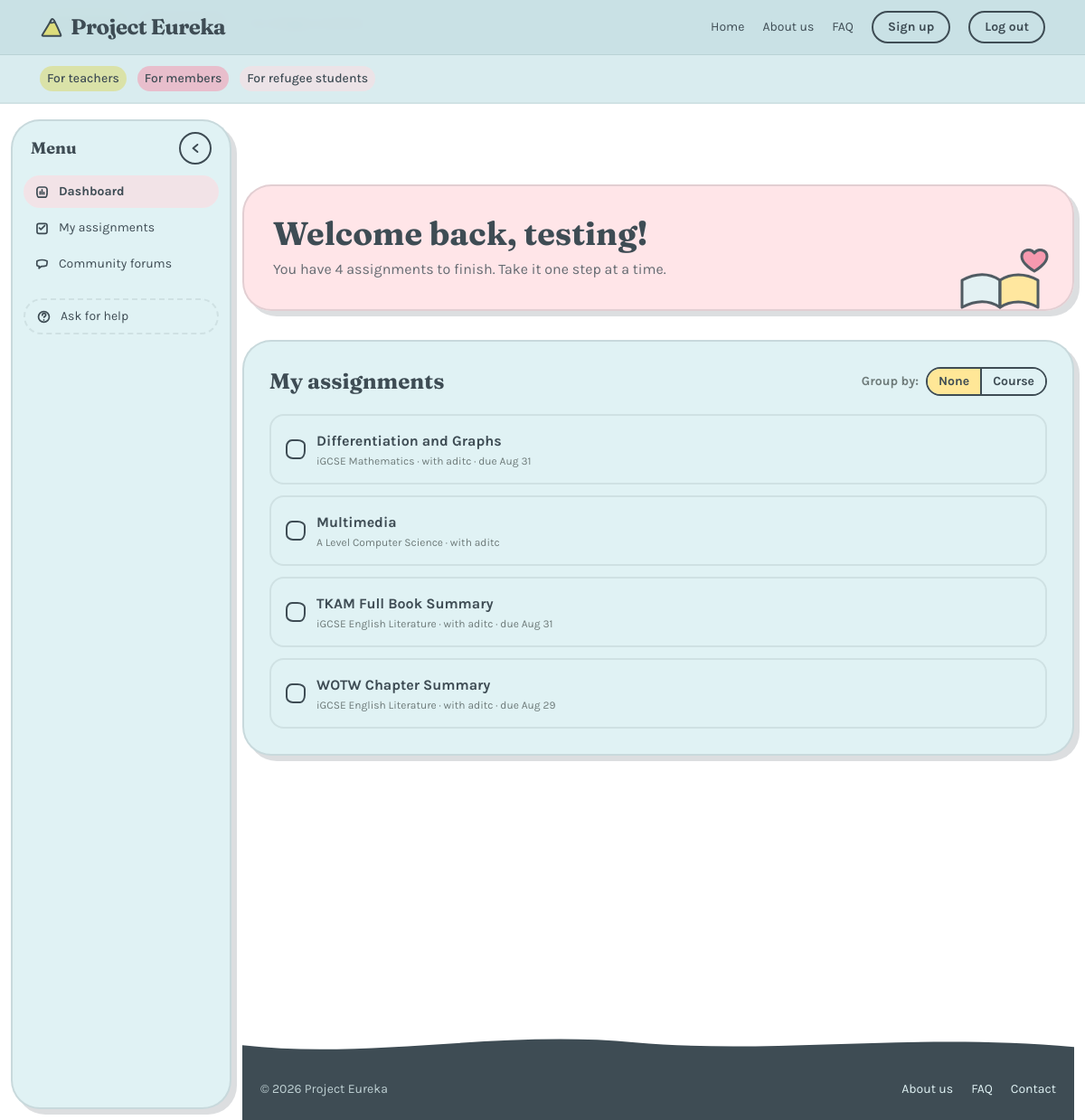
The page /refugees/dashboard/ (signed in) on the database as committed earlier.
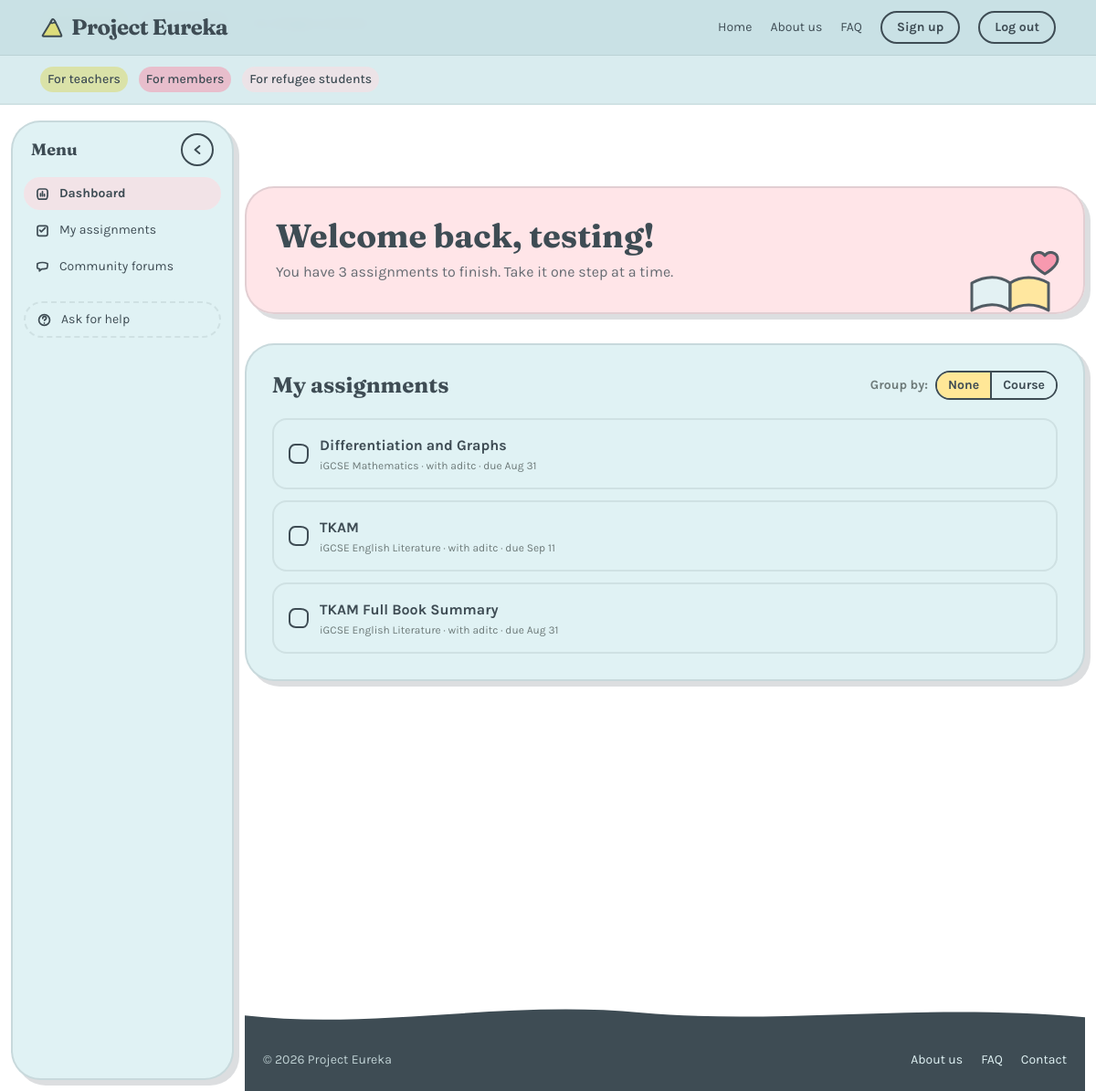
The same page on the database as committed later.
### classes/models.py (models this page shows, shortened)
class AssignmentCompletion(models.Model):
    assignment = models.ForeignKey(
        Assignment,
        on_delete=models.CASCADE,
        related_name="completions",
    )
    student = models.ForeignKey(
        settings.AUTH_USER_MODEL,
        on_delete=models.CASCADE,
        related_name="assignment_completions",
    )
    is_done = models.BooleanField(default=False)
    completed_at = models.DateTimeField(null=True, blank=True)
    class Meta:
        unique_together = ("assignment", "student")

class Assignment(models.Model):
    course = models.ForeignKey(Course, on_delete=models.CASCADE, related_name="assignments")
    title = models.CharField(max_length=200)
    due_date = models.DateField(null=True, blank=True)
    is_done = models.BooleanField(default=False)
    created_at = models.DateTimeField(auto_now_add=True)
    class Meta:
        ordering = ["is_done", "due_date"]

class Course(models.Model):
    name = models.CharField(max_length=120)
    subject = models.CharField(max_length=80, blank=True)
    teacher = models.ForeignKey(
        settings.AUTH_USER_MODEL,
        on_delete=models.CASCADE,
        related_name="courses_taught",
    )
    color = models.CharField(max_length=20, default="mint")  # dashboard card accent
    created_at = models.DateTimeField(auto_now_add=True)

### core/models.py (models this page shows, shortened)
class User(AbstractUser):
    class Role(models.TextChoices):
        TEACHER = 'TEACHER', 'Teacher'
        CCA_MEMBER = 'CCA_MEMBER', 'CCA Member'
        REFUGEE_STUDENT = 'REFUGEE_STUDENT', 'Refugee Student'
        STUDENT = 'STUDENT', 'Student'
    email = models.EmailField(unique=True)
    username = models.CharField(max_length=50, unique=True)
    role = models.CharField(
        max_length=100,
        choices=Role.choices,
        default=Role.STUDENT,
        help_text="Select your user role"
    )

### refugees/views.py (the view)
# urls.py: path("dashboard/", views.dashboard, name="dashboard"),
@ensure_csrf_cookie
@login_required
def dashboard(request):
    student = request.user
    enrolled_course_ids = student.enrollments.values_list("course_id", flat=True)
    assignments = (
        Assignment.objects
        .filter(course_id__in=enrolled_course_ids)
        .select_related("course", "course__teacher")
        .order_by("title")
    )
    for assignment in assignments:
        AssignmentCompletion.objects.get_or_create(
            assignment=assignment,
            student=student,
            defaults={"is_done": False},
        )
    completions = (
        AssignmentCompletion.objects
        .filter(student=student, assignment__course_id__in=enrolled_course_ids)
        .select_related("assignment", "assignment__course", "assignment__course__teacher")
        .order_by("assignment__title")
    )
    pending_count = completions.filter(is_done=False).count()
    recent_threads = (
        Thread.objects
        .select_related("category", "author")
        .annotate(reply_count=Count("replies"))
        .order_by("-created_at")[:3]
    )
    context = {
        "current_page": "refugees",
        "signed_in": True,
        "display_name": student.get_short_name() or student.username,
        "avatar_letter": (student.get_short_name() or student.username)[:1].upper(),
        "completions": completions,
        "pending_count": pending_count,
        "recent_threads": recent_threads,
    }
    return render(request, "refugees/dashboard.html", context)

### refugees/templates/refugees/dashboard.html (shortened to what the changed rows need)
{% extends "base.html" %}
{% load static %}
{% load i18n %}
{% block body %}
  <div id="main-shell" class="pt-32">
    <main id="dashboard" class="pb-16 pt-6 space-y-8">
      <section class="reveal relative overflow-hidden rounded-blob bg-blush/70 border-2 border-ink/15 shadow-[6px_6px_0_0_rgba(62,76,84,0.18)] p-8">
        <h1 class="font-display text-3xl md:text-4xl font-bold mb-2">{% translate "Welcome back," %} {{ display_name|default:"Amira" }}!</h1>
        <p class="text-ink/80 max-w-md">
        </p>
      </section>
      <section id="assignments" class="reveal rounded-blob bg-cream border-2 border-ink/15 shadow-[6px_6px_0_0_rgba(62,76,84,0.18)] p-7">
        <div class="flex flex-wrap items-center justify-between gap-4 mb-5">
          <h2 class="font-display text-2xl font-bold">{% translate "My assignments" %}</h2>
        </div>
        <ul id="assignment-list" class="space-y-3">
          {% for c in completions %}
            <li class="assignment-row flex flex-wrap items-center gap-3 rounded-2xl border-2 border-ink/10 p-4 {% if c.is_done %}bg-mint/10{% else %}bg-cream{% endif %}"
                data-course="{{ c.assignment.course.name }}">
              <input type="checkbox"
                     id="completion-{{ c.pk }}"
                     class="doodle-check flex-none"
                     {% if c.is_done %}checked{% endif %}>
              <label for="completion-{{ c.pk }}" class="cursor-pointer flex-1 min-w-0">
                <span class="assignment-title font-bold {% if c.is_done %}line-through text-inksoft/60{% endif %}">{{ c.assignment.title }}</span>
                <span class="block text-xs text-inksoft mt-0.5">
                  {{ c.assignment.course.name }}
                  · {% blocktranslate trimmed with teacher=c.assignment.course.teacher.get_short_name|default:c.assignment.course.teacher.username %}with {{ teacher }}{% endblocktranslate %}
                  {% if c.assignment.due_date %}
                    · {% blocktranslate trimmed with due=c.assignment.due_date|date:"M j" %}due {{ due }}{% endblocktranslate %}
                  {% endif %}
                </span>
              </label>
            </li>
          {% empty %}
            <li class="text-center text-inksoft italic py-10">
              {% translate "No assignments yet. When your teachers set work, it'll appear here." %}
            </li>
          {% endfor %}
        </ul>
      </section>
    </main>
  </div>
{% endblock %}

Rows that differ between the two databases and show on the page:
removed AssignmentCompletion: assignment "Multimedia", assignment.course.name "A Level Computer Science"
changed through a linked row, AssignmentCompletion: assignment "WOTW Chapter Summary" → "TKAM"; assignment.due_date "due Aug 29" → "due Sep 11"; moves up the list
Other text that changed with them:
text no longer shown: "You have 4 assignments to finish. Take it one step at a time."
text now shown: "You have 3 assignments to finish. Take it one step at a time."
